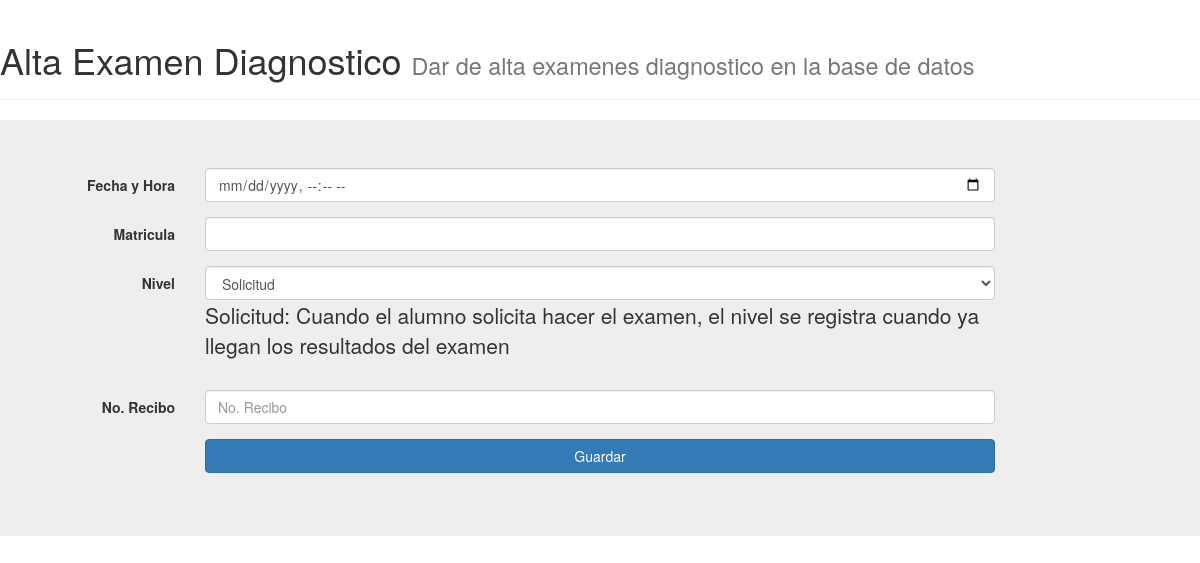
Page /FormsAlta/Examenes_Diagnostico_Pago.php?Matricula_AlumnoD=01108148 on the earlier database version.
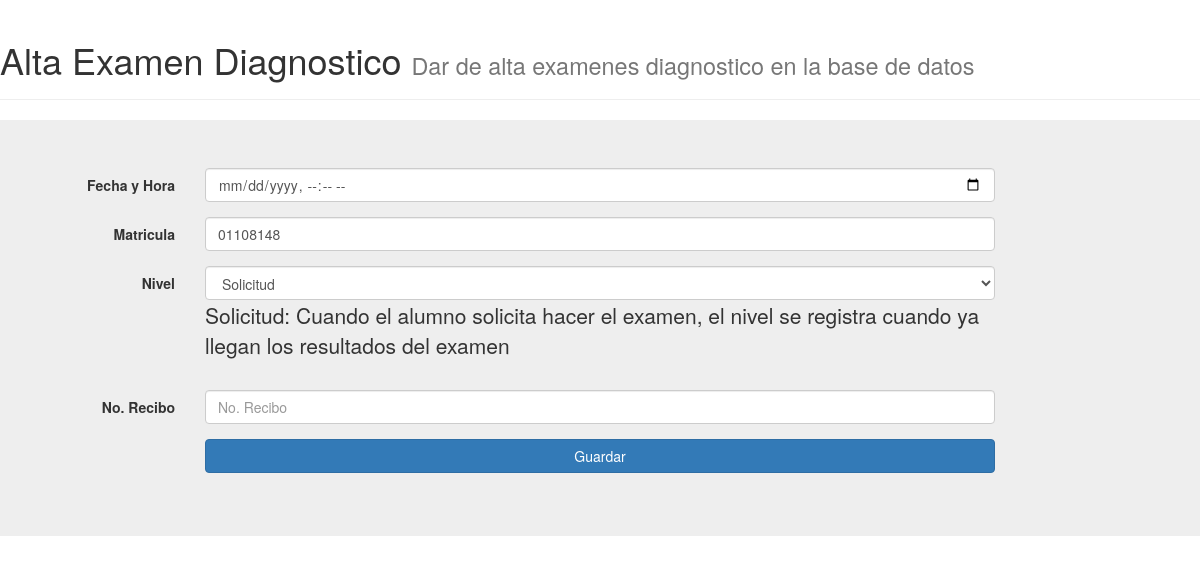
Same page on the later database version.
### tables this page shows
CREATE TABLE `EXAMENES_DIAGNOSTICO` (
  `Id_ExamenD` int(11) NOT NULL,
  `Fecha_ExamenD` varchar(20) NOT NULL,
  `Matricula_AlumnoD` varchar(10) NOT NULL,
  `Nivel_ExamenD` varchar(10) NOT NULL,
  `No_Recibo_ED` varchar(10) NOT NULL
);

### configuracion.php (called while the page is built, shortened)
<?php
  $EXAMENES_DIAGNOSTICO = "EXAMENES_DIAGNOSTICO";
?>

### FormsAlta/Examenes_Diagnostico_Pago.php (the view, shortened to what this page needs)
<?php
  include "../configuracion.php";
  $mysqli = new mysqli($SERVIDOR,$USER,$PASS,$BD);
  $Matricula_De_Comprobacion = $_GET['Matricula_AlumnoD'];
  $Ver_Examenes_Diagnostico = "SELECT * FROM $EXAMENES_DIAGNOSTICO WHERE Matricula_AlumnoD = '".$Matricula_De_Comprobacion."' ";
  $Result_Ver_ExamenD = $mysqli->query($Ver_Examenes_Diagnostico);
  $row = $Result_Ver_ExamenD->fetch_assoc();
 ?>
<html>
  <head>
    <link rel="stylesheet" href="../includes/css/bootstrap.css">
  </head>
  <body>
    <div class="page-header">
      <h1>Alta Examen Diagnostico <small>Dar de alta examenes diagnostico en la base de datos</small></h1>
    </div>
    <section class="jumbotron">
      <form class="form-horizontal" action="../BibliotecaPHP/Alta_Examenes_Diagnostico_Pago.php" method="post">
        <div class="form-group">
          <label class="control-label col-sm-2">Fecha y Hora</label>
          <div class="col-sm-8">
            <input class="form-control"type="datetime-local" name="Fecha_ExamenD">
          </div>
        </div>
        <div class="form-group">
          <label class="control-label col-sm-2">Matricula</label>
          <div class="col-sm-8">
            <input class="form-control" type="number" name="Matricula_AlumnoD" value ="<?php echo $row['Matricula_AlumnoD'] ?>">
          </div>
        </div>
        <div class="form-group">
          <label class="control-label col-sm-2">Nivel</label>
          <div class="col-sm-8">
            <select class="form-control" name="Nivel_ExamenD">
              <option>Solicitud</option>
            </select>
            <p>Solicitud: Cuando el alumno solicita hacer el examen, el nivel se registra cuando ya llegan los resultados del examen</p>
          </div>
        </div>
        <div class="form-group">
          <label class="control-label col-sm-2">No. Recibo</label>
          <div class="col-sm-8">
            <input class="form-control" type="number" name="No_Recibo_ED" placeholder="No. Recibo">
          </div>
        </div>
        <div class="form-group">
          <div class="col-sm-offset-2 col-sm-8">
            <button type="submit" class="btn btn-primary btn-block">Guardar</button>
          </div>
        </div>
      </form>
    </section>
  </body>
</html>

Differences in the rows shown:
added examenes_diagnostico: Matricula_AlumnoD "01108148"
